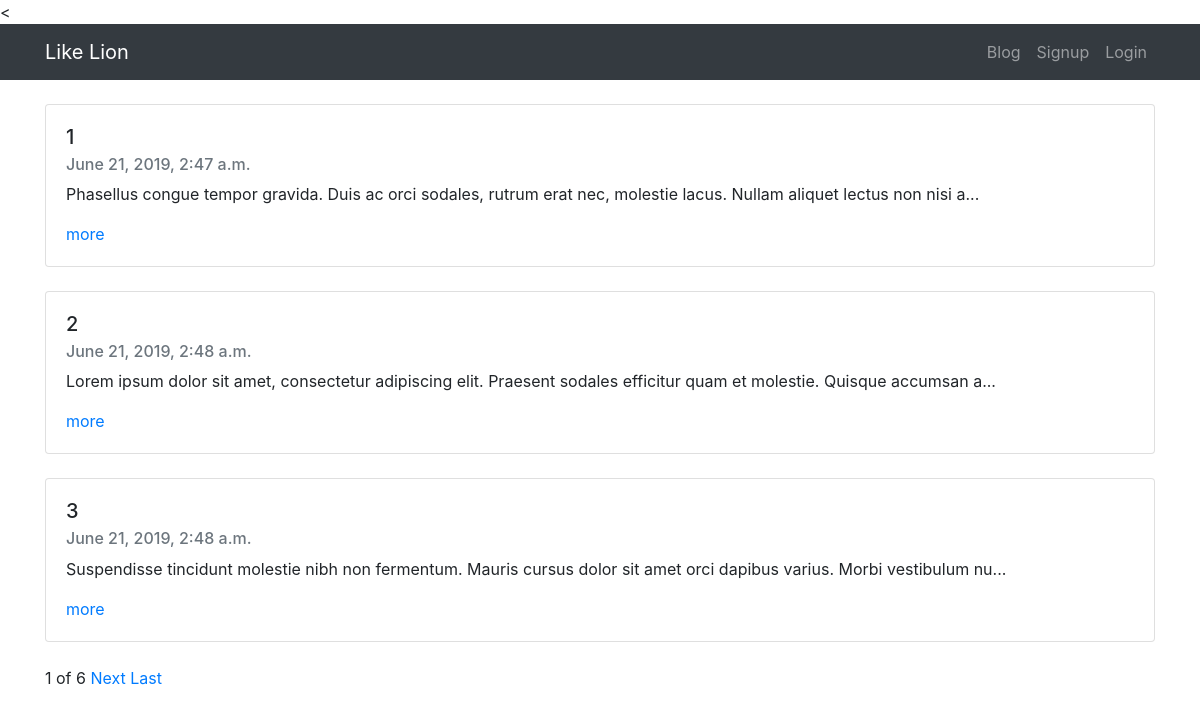
The page / on the database its author committed.
### blog/models.py (models this page shows, shortened)
class Blog(models.Model):
    title = models.CharField(max_length=200)
    pub_date = models.DateTimeField('date published')
    body = models.TextField()
    objects = models.Manager()
    def summary(self):
        return self.body[:120]

### blog/views.py (the view)
# urls.py: path('', blog.views.index, name='index'),
def index(request):
    blogs = Blog.objects
    blog_list=Blog.objects.all()
    paginator = Paginator(blog_list,3)
    page = request.GET.get('page')
    posts = paginator.get_page(page)
    return render(request, 'index.html', {'blogs':blogs,'posts':posts})

### blog/templates/index.html (shortened to what this page needs)
{%extends 'base.html'%}
{% block content %}
{% for blog in posts %}
<div class="card mt-4 mb-4">
    <div class="card-body">
        <h5 class="card-title">{{blog.title}}</h5>
        <h6 class="card-subtitle mb-2 text-muted">{{blog.pub_date}}</h6>
        <p class="card-text">{{blog.summary}}...</p>
        <a href="{% url 'detail' blog.id %}" class="card-link">more</a>
    </div>
</div>
{% endfor %}
    <span>{{posts.number}}</span>
    <span>of</span>
    <span>{{posts.paginator.num_pages}}</span>
    {%if posts.has_next%}
        <a href="?page={{posts.next_page_number}}">Next</a>
        <a href="?page={{posts.paginator.num_pages}}">Last</a>
    {%endif%}
{% endblock %}

### project/templates/base.html (shortened to what this page needs)
<link rel="stylesheet" href="https://stackpath.bootstrapcdn.com/bootstrap/4.3.1/css/bootstrap.min.css"
>
<<nav class="navbar navbar-expand-lg navbar-dark bg-dark">
    <div class="container">
        <a class="navbar-brand" href="{% url 'index' %}">Like Lion</a>
        <div class="collapse navbar-collapse" id="navbarNavAltMarkup">
            <ul class="navbar-nav ml-auto">
                <li class="nav-item">
                    <a class="nav-item nav-link" href="{% url 'index' %}">Blog</span></a>
                </li>
                {% if user.is_authenticated %}
                <li class="nav-item dropdown">
                    <a class="nav-link dropdown-toggle" id="navbarDropdown" role="button" data-toggle="dropdown"
                        aria-haspopup="true" aria-expanded="false">환영합니다. {{ user.username }} 님!</a>
                    <div class="dropdown-menu" aria-labelledby="navbarDropdown">
                        <a class="dropdown-item" href="{% url 'new' %}">글쓰기</a>
                        <a class="dropdown-item" href="javascript:{document.getElementById('logout').submit()}">Logout</a>
                        <form id="logout" method="POST" action="{% url 'logout' %}">
                            {% csrf_token %} <input type="hidden" />
                        </form>
                    </div>
                </li>
                {% else %}
                <li class="nav-item">
                    <a class="nav-item nav-link" href="{% url 'signup' %}">Signup</a>
                </li>
                <li class="nav-item">
                    <a class="nav-item nav-link" href="{% url 'login' %}">Login</a>
                </li>
                {% endif %}
            </ul>
        </div>
    </div>
</nav>
<div class="container mt-4 mb-4">
    {% block content %}
    {% endblock %}
</div>

### rows shown on the page
Blog: title "1", pub_date "June 21, 2019, 2:47 a.m.", summary "Phasellus congue tempor gravida. Duis ac orci sodales, rutrum erat nec, molestie lacus. Nullam aliquet lectus non nisi a"
Blog: title "2", pub_date "June 21, 2019, 2:48 a.m.", summary "Lorem ipsum dolor sit amet, consectetur adipiscing elit. Praesent sodales efficitur quam et molestie. Quisque accumsan a"
Blog: title "3", pub_date "June 21, 2019, 2:48 a.m.", summary "Suspendisse tincidunt molestie nibh non fermentum. Mauris cursus dolor sit amet orci dapibus varius. Morbi vestibulum nu"

### other values the page prints
{{ posts.number }} "1"
{{ posts.paginator.num_pages }} "6"
